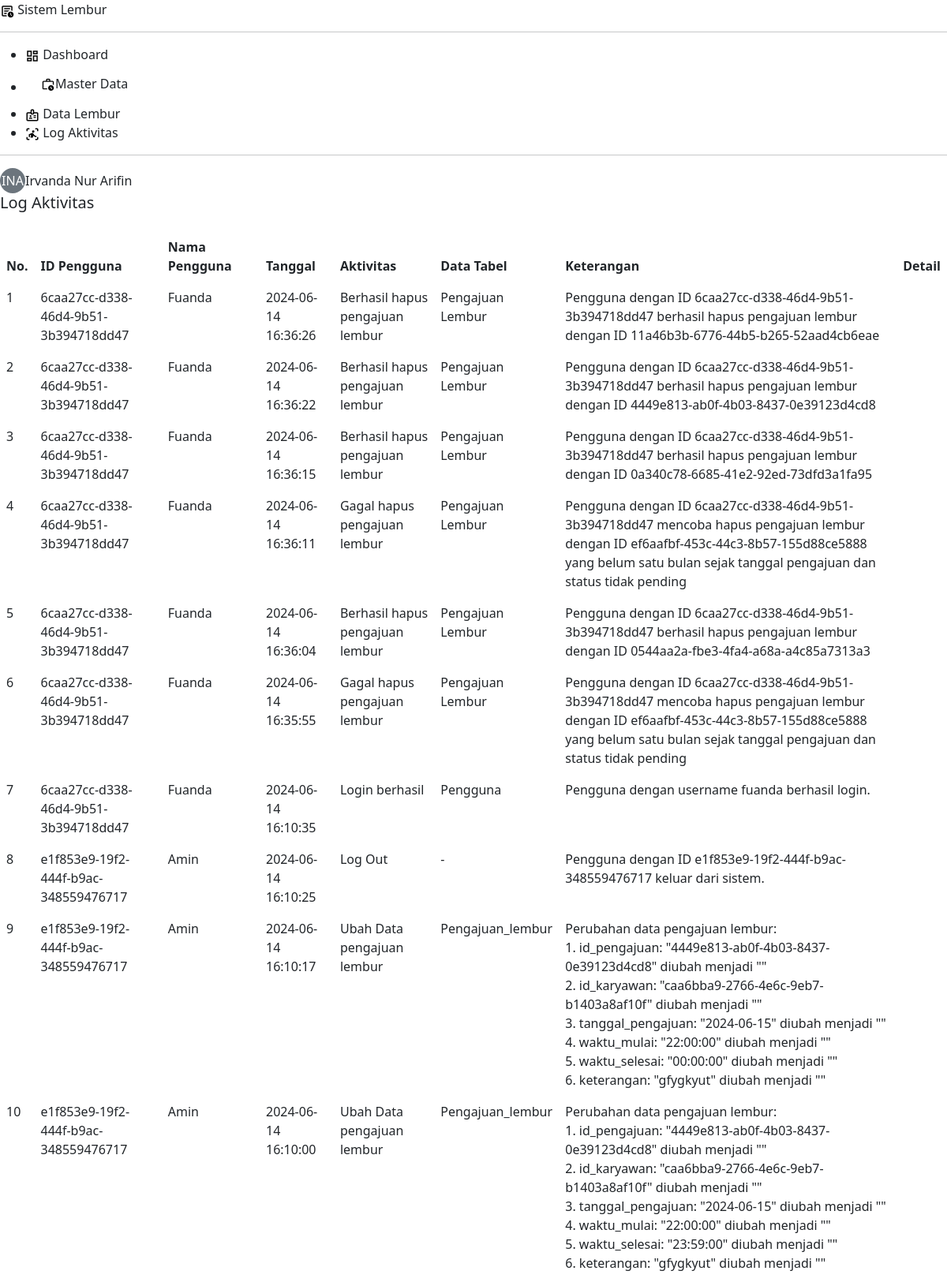
Screenshot of /pages/activity-log/index.php (signed in, upper part) with the database file from the repository.
### tables this page shows
CREATE TABLE `pengguna` (
  `id_pengguna` varchar(36) NOT NULL,
  `nama_pengguna` varchar(100) NOT NULL,
  `password` varchar(100) NOT NULL,
  `tipe_pengguna` enum('superadmin','staff','dept. head','pic') NOT NULL,
  `id_karyawan` varchar(36) NOT NULL
);

CREATE TABLE `karyawan` (
  `id_karyawan` varchar(36) NOT NULL,
  `nama_karyawan` varchar(100) NOT NULL,
  `id_jabatan` varchar(36) NOT NULL,
  `no_hp` varchar(15) DEFAULT NULL,
  `tanggal_masuk` date NOT NULL
);

CREATE TABLE `log_aktivitas` (
  `id_log` varchar(36) NOT NULL,
  `id_pengguna` varchar(36) DEFAULT NULL,
  `aktivitas` varchar(225) NOT NULL,
  `tabel` varchar(255) DEFAULT NULL,
  `keterangan` text NOT NULL,
  `tanggal` timestamp NOT NULL DEFAULT CURRENT_TIMESTAMP
);

### includes/function.php (called while the page is built, shortened)
<?php
require_once 'config.php';
function base_url($url = null) {
    $base_url = getenv('BASE_URL') ? getenv('BASE_URL') : "http://sistem-lembur.test";
    if ($url != null) {
        return rtrim($base_url, '/') . '/' . ltrim($url, '/');
    } else {
        return $base_url;
    }
}
function setActivePage($page) {
    $current_page = $_SERVER['REQUEST_URI'];
    $active_class = '';
    if (strpos($current_page, $page) !== false) {
        $active_class = 'active';
    }
    return $active_class;
}
function selectDataJoin($mainTable, $joinTables = [], $columns = '*', $conditions = "", $orderBy = "") {
  global $conn;
  $sql = "SELECT $columns FROM $mainTable";
  foreach ($joinTables as $joinTable) {
      $sql .= " JOIN $joinTable[0] ON $joinTable[1]";
  }
  if (!empty($conditions)) {
      $sql .= " WHERE $conditions";
  }
  $result = mysqli_query($conn, $sql);
  $rows = mysqli_fetch_all($result, MYSQLI_ASSOC);
  return $rows;
}
function selectDataLeftJoin($mainTable, $joinTables = [], $columns = '*', $conditions = "", $orderBy = "") {
    global $conn;
    $sql = "SELECT $columns FROM $mainTable";
    foreach ($joinTables as $joinTable) {
        $sql .= " LEFT JOIN $joinTable[0] ON $joinTable[1]";
    }
    if (!empty($orderBy)) {
        $sql .= " ORDER BY $orderBy";
    }
    $result = mysqli_query($conn, $sql);
    $rows = mysqli_fetch_all($result, MYSQLI_ASSOC);
    return $rows;
}

### pages/activity-log/index.php (the view, shortened to what this page needs)
<?php
require_once '../../includes/header.php';
$mainTable = 'log_aktivitas';
$joinTables = [
    ["pengguna", "log_aktivitas.id_pengguna = pengguna.id_pengguna"],
];
$columns = 'log_aktivitas.*, pengguna.nama_pengguna';
$orderBy = 'log_aktivitas.tanggal DESC';
$data_log_aktivitas = selectDataLeftJoin($mainTable, $joinTables, $columns, "", $orderBy);
?>
<div class="d-flex justify-content-between align-items-center mb-4">
  <h1 class="fs-5 m-0">Log Aktivitas</h1>
</div>
<table id="example" class="table nowrap table-hover" style="width:100%">
  <thead>
    <tr>
      <th class="text-start">No.</th>
      <th>ID Pengguna</th>
      <th>Nama Pengguna</th>
      <th>Tanggal</th>
      <th>Aktivitas</th>
      <th>Data Tabel</th>
      <th>Keterangan</th>
      <th>Detail</th>
    </tr>
  </thead>
  <tbody>
    <?php if (empty($data_log_aktivitas)) : ?>
    <tr>
      <td colspan="7">Tidak ada data</td>
    </tr>
    <?php else: $no = 1; foreach ($data_log_aktivitas as $log): ?>
    <tr>
      <td class="text-start"><?= $no; ?></td>
      <td><?= $log['id_pengguna']; ?></td>
      <td><?= isset($log['nama_pengguna']) ? ucwords($log['nama_pengguna']) : 'N/A'; ?></td>
      <td><?= $log['tanggal']; ?></td>
      <td><?= $log['aktivitas']; ?></td>
      <td><?= $log['tabel'] ? ucwords($log['tabel']) : '-'; ?></td>
      <td><?= str_replace(" | ", "<br>", $log['keterangan']); ?></td>
      <td></td>
    </tr>
    <?php $no++; endforeach; endif; ?>
  </tbody>
</table>
<?php require '../../includes/footer.php'; ?>

### includes/header.php (shortened to what this page needs)
<?php
require_once 'function.php';
$id_pengguna = $_SESSION['id_pengguna'] ?? $_COOKIE['ingat_user_id'] ?? '';
$karyawan_log = [];
if ($id_pengguna) {
    $mainTable = "pengguna";
    $joinTables = [
      ["karyawan", "pengguna.id_karyawan = karyawan.id_karyawan"],
      ["jabatan", "karyawan.id_jabatan = jabatan.id_jabatan"]
    ];
    $columns = "pengguna.*, karyawan.*, jabatan.*";
    $conditions = "pengguna.id_pengguna = '$id_pengguna'";
    $karyawanData = selectDataJoin($mainTable, $joinTables, $columns, $conditions);
    if (!empty($karyawanData)) {
        $karyawan_log = $karyawanData[0];
    } else {
        $karyawan_log = [];
    }
} else {
    echo "Pengguna tidak terautentikasi.";
}
?>
<!DOCTYPE html>
<html lang="en">
<head>
  <link rel="stylesheet" href="<?= base_url('assets/css/bootstrap.min.css'); ?>">
  <link rel="stylesheet" href="<?= base_url('assets/css/dataTables.bootstrap5.css'); ?>">
  <link rel="stylesheet" href="<?= base_url('assets/css/responsive.bootstrap5.css'); ?>">
  <link rel="stylesheet" href="<?= base_url('assets/css/buttons.dataTables.css'); ?>">
  <link rel="stylesheet" href="<?= base_url('assets/css/style.css'); ?>">
  <link rel="stylesheet" href="<?= base_url('assets/css/sweetalert2.min.css'); ?>">
</head>
<body>
  <div class="sb-cover">
    <div class="sidebar">
      <div class="sidebar-top">
        <div class="header">
          <a href="/" class="nav-link">
            <span class="text-link">
              Sistem Lembur
            </span>
          </a>
        </div>
        <hr>
        <ul>
          <?php if ($_SESSION['peran_pengguna'] === 'superadmin' || $_SESSION['peran_pengguna'] === 'staff'): ?>
          <li>
            <a href="<?= base_url('pages/dashboard-admin'); ?>"
              class="nav-link text-dark <?= setActivePage('pages/dashboard-admin'); ?>">
              <span class="text-link">
                Dashboard
              </span>
            </a>
          </li>
          <?php endif; ?>
          <?php if ($_SESSION['peran_pengguna'] === 'superadmin' || $_SESSION['peran_pengguna'] === 'staff'): ?>
          <li>
            <div class="accordion accordion-flush" style="background-color: transparent;" id="accordionFlushMasterData">
              <div class="accordion-item">
                <h2 class="accordion-header">
                  <button class="accordion-button collapsed nav-link" type="button" data-bs-toggle="collapse"
                    data-bs-target="#flush-collapseOne" aria-expanded="false" aria-controls="flush-collapseOne">
                    <span class="text-link">
                      Master Data
                    </span>
                  </button>
                </h2>
              </div>
            </div>
          </li>
          <?php endif; ?>
          <?php if ($_SESSION['peran_pengguna'] === 'superadmin' || $_SESSION['peran_pengguna'] === 'staff'): ?>
          <li>
            <a href="<?= base_url('pages/data-lembur'); ?>"
              class="nav-link text-dark <?= setActivePage('pages/data-lembur'); ?>">
              <span class="text-link">
                Data Lembur
              </span>
            </a>
          </li>
          <?php endif; ?>
          <?php if ($_SESSION['peran_pengguna'] === 'superadmin'): ?>
          <li>
            <a href="<?= base_url('pages/activity-log'); ?>"
              class="nav-link text-dark <?= setActivePage('pages/activity-log'); ?>">
              <span class="text-link">
                Log Aktivitas
              </span>
            </a>
          </li>
          <?php endif; ?>
        </ul>
      </div>
      <div class="sidebar-bottom">
        <hr>
        <div class="dropdown">
          <a href="#" class="d-flex align-items-center text-dark text-decoration-none nav-link"
            data-bs-toggle="dropdown" aria-expanded="false">
            <span class="rounded-circle bg-secondary text-white"
              style="width: 32px; height: 32px; display: inline-flex; align-items: center; justify-content: center;">
              <?php
                if (!empty($karyawan_log)) {
                  $nama_karyawan = $karyawan_log['nama_karyawan'];
                  $kata = explode(" ", $nama_karyawan);
                  $inisial = '';
                  foreach ($kata as $kata_satu) {
                      $inisial .= substr($kata_satu, 0, 1);
                  }
                  echo strtoupper($inisial);
                } else {
                  echo "Data karyawan tidak ditemukan.";
                }
                ?>
            </span>
            <span class="text-link"><?= ucwords($nama_karyawan); ?></span>
          </a>
        </div>
      </div>
    </div>
  </div>
  <div class="rs-content" style="position: relative;">

### rows the page displays
pengguna: id_karyawan.nama_karyawan "Irvanda Nur Arifin"
log_aktivitas: id_pengguna "6caa27cc-d338-46d4-9b51-3b394718dd47", id_pengguna.nama_pengguna "Fuanda", tanggal "2024-06-14 16:36:26", aktivitas "Berhasil hapus pengajuan lembur", tabel "Pengajuan Lembur", keterangan "Pengguna dengan ID 6caa27cc-d338-46d4-9b51-3b394718dd47 berhasil hapus pengajuan lembur dengan ID 11a46b3b-6776-44b5-b265-52aad4cb6eae"
log_aktivitas: id_pengguna "6caa27cc-d338-46d4-9b51-3b394718dd47", id_pengguna.nama_pengguna "Fuanda", tanggal "2024-06-14 16:36:22", aktivitas "Berhasil hapus pengajuan lembur", tabel "Pengajuan Lembur", keterangan "Pengguna dengan ID 6caa27cc-d338-46d4-9b51-3b394718dd47 berhasil hapus pengajuan lembur dengan ID 4449e813-ab0f-4b03-8437-0e39123d4cd8"
log_aktivitas: id_pengguna "6caa27cc-d338-46d4-9b51-3b394718dd47", id_pengguna.nama_pengguna "Fuanda", tanggal "2024-06-14 16:36:15", aktivitas "Berhasil hapus pengajuan lembur", tabel "Pengajuan Lembur", keterangan "Pengguna dengan ID 6caa27cc-d338-46d4-9b51-3b394718dd47 berhasil hapus pengajuan lembur dengan ID 0a340c78-6685-41e2-92ed-73dfd3a1fa95"
log_aktivitas: id_pengguna "6caa27cc-d338-46d4-9b51-3b394718dd47", id_pengguna.nama_pengguna "Fuanda", tanggal "2024-06-14 16:36:11", aktivitas "Gagal hapus pengajuan lembur", tabel "Pengajuan Lembur", keterangan "Pengguna dengan ID 6caa27cc-d338-46d4-9b51-3b394718dd47 mencoba hapus pengajuan lembur dengan ID ef6aafbf-453c-44c3-8b57-155d88ce5888 yang belum satu bulan sejak tanggal pengajuan dan status tidak pending"
log_aktivitas: id_pengguna "6caa27cc-d338-46d4-9b51-3b394718dd47", id_pengguna.nama_pengguna "Fuanda", tanggal "2024-06-14 16:36:04", aktivitas "Berhasil hapus pengajuan lembur", tabel "Pengajuan Lembur", keterangan "Pengguna dengan ID 6caa27cc-d338-46d4-9b51-3b394718dd47 berhasil hapus pengajuan lembur dengan ID 0544aa2a-fbe3-4fa4-a68a-a4c85a7313a3"
log_aktivitas: id_pengguna "6caa27cc-d338-46d4-9b51-3b394718dd47", id_pengguna.nama_pengguna "Fuanda", tanggal "2024-06-14 16:35:55", aktivitas "Gagal hapus pengajuan lembur", tabel "Pengajuan Lembur", keterangan "Pengguna dengan ID 6caa27cc-d338-46d4-9b51-3b394718dd47 mencoba hapus pengajuan lembur dengan ID ef6aafbf-453c-44c3-8b57-155d88ce5888 yang belum satu bulan sejak tanggal pengajuan dan status tidak pending"
log_aktivitas: id_pengguna "6caa27cc-d338-46d4-9b51-3b394718dd47", id_pengguna.nama_pengguna "Fuanda", tanggal "2024-06-14 16:10:35", aktivitas "Login berhasil", tabel "Pengguna", keterangan "Pengguna dengan username fuanda berhasil login."
log_aktivitas: id_pengguna "e1f853e9-19f2-444f-b9ac-348559476717", id_pengguna.nama_pengguna "Amin", tanggal "2024-06-14 16:10:25", aktivitas "Log Out", keterangan "Pengguna dengan ID e1f853e9-19f2-444f-b9ac-348559476717 keluar dari sistem."
log_aktivitas: id_pengguna "e1f853e9-19f2-444f-b9ac-348559476717", id_pengguna.nama_pengguna "Amin", tanggal "2024-06-14 16:10:17", aktivitas "Ubah Data pengajuan lembur", tabel "Pengajuan_lembur", keterangan "Perubahan data pengajuan lembur: 1. id_pengajuan: \"4449e813-ab0f-4b03-8437-0e39123d4cd8\" diubah menjadi \"\" 2. id_karyawan: \"caa6bba9-2766-4e6c-9eb7-b1403a8af10f\" diubah menjadi \"\" 3. tanggal_pengajuan: \"2024-06-15\" diubah menjadi \"\" 4. waktu_mulai: \"22:00:00\" diubah menjadi \"\" 5. waktu_selesai: \"00:00:00\" diubah menjadi \"\" 6. keterangan: \"gfygkyut\" diubah menjadi \"\""
log_aktivitas: id_pengguna "e1f853e9-19f2-444f-b9ac-348559476717", id_pengguna.nama_pengguna "Amin", tanggal "2024-06-14 16:10:00", aktivitas "Ubah Data pengajuan lembur", tabel "Pengajuan_lembur", keterangan "Perubahan data pengajuan lembur: 1. id_pengajuan: \"4449e813-ab0f-4b03-8437-0e39123d4cd8\" diubah menjadi \"\" 2. id_karyawan: \"caa6bba9-2766-4e6c-9eb7-b1403a8af10f\" diubah menjadi \"\" 3. tanggal_pengajuan: \"2024-06-15\" diubah menjadi \"\" 4. waktu_mulai: \"22:00:00\" diubah menjadi \"\" 5. waktu_selesai: \"23:59:00\" diubah menjadi \"\" 6. keterangan: \"gfygkyut\" diubah menjadi \"\""

### other values shown
$inisial "INA"
